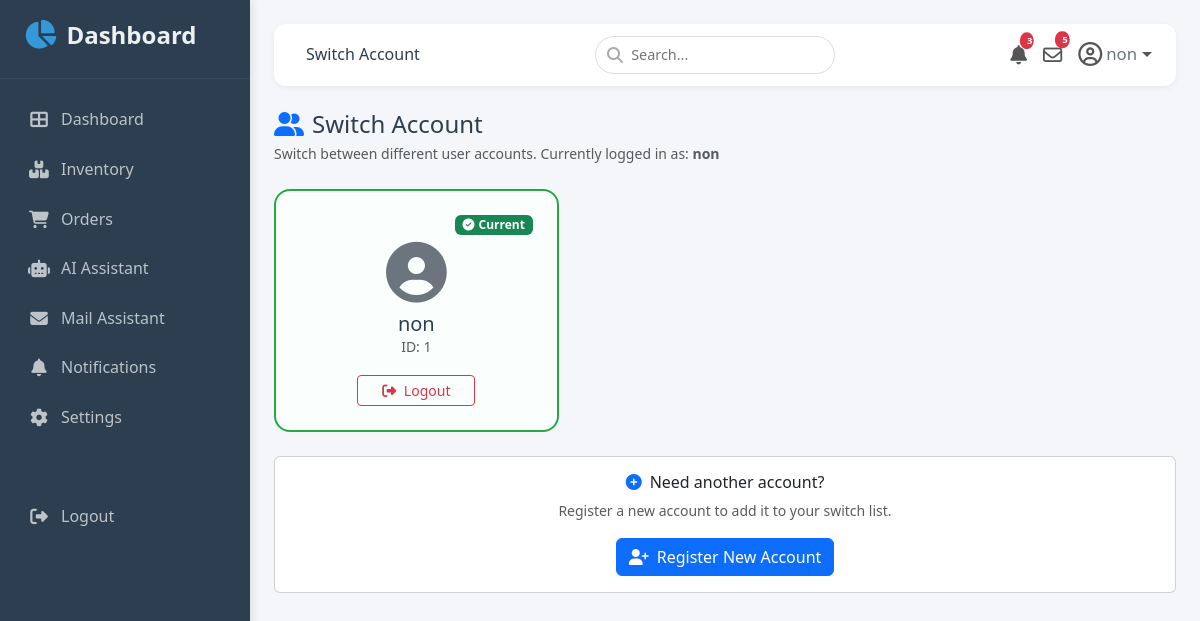
/switch_user (signed in), run on the app's committed database.
### app.py (models this page shows, shortened)
class User(UserMixin, db.Model):
    id            = db.Column(db.Integer, primary_key=True)
    first_name    = db.Column(db.String(80), nullable=False)
    last_name     = db.Column(db.String(80), nullable=False)
    username      = db.Column(db.String(80), unique=True, nullable=False)
    password_hash = db.Column(db.String(200), nullable=False)

### app.py (the view, shortened to what this page needs)
@app.route('/switch_user',methods=['GET', 'POST'])
@login_required
def switch_user():
    accounts = User.query.all()
    return render_template('switch_user.html',accounts=accounts)

### app.py (called while the page is built)
@login_manager.user_loader
def load_user(user_id):
    return User.query.get(int(user_id))

### templates/switch_user.html (shortened to what this page needs)
{% extends "base.html" %}
{% block page_title %}Switch Account{% endblock %}
{% block content %}
<div class="d-flex flex-wrap justify-content-between align-items-center mb-4">
  <div>
    <h4 class="mb-1"><i class="fas fa-user-friends me-2 text-primary"></i>Switch Account</h4>
    <p class="text-muted small mb-0">
      Switch between different user accounts. Currently logged in as:
      <strong>{{ current_user.username }}</strong>
    </p>
  </div>
</div>
<div class="row g-4">
  {% for account in accounts %}
  <div class="col-md-6 col-lg-4">
    <div class="account-card {% if account.id == current_user.id %}active{% endif %} p-4 text-center h-100">
      <div class="d-flex justify-content-between align-items-start mb-2">
        <span class="badge {% if account.id == current_user.id %}bg-success{% else %}bg-secondary{% endif %}">
          {% if account.id == current_user.id %}
            <i class="fas fa-check-circle me-1"></i>Current
          {% else %}
            Inactive
          {% endif %}
        </span>
      </div>
      <i class="fas fa-user-circle avatar"></i>
      <h5 class="mt-2 mb-0">{{ account.username }}</h5>
      <p class="text-muted small">ID: {{ account.id }}</p>
      {% if account.id == current_user.id %}
        <form action="{{ url_for('logout') }}" method="POST" class="d-inline">
          <button type="submit" class="btn btn-outline-danger btn-sm px-4">
            <i class="fas fa-sign-out-alt me-1"></i> Logout
          </button>
        </form>
      {% endif %}
    </div>
  </div>
  {% else %}
  <div class="col-12 text-center py-5">
    <i class="fas fa-user-slash fa-3x text-muted mb-3"></i>
    <h5>No users found</h5>
    <p class="text-muted">There are no other users to switch to.</p>
  </div>
  {% endfor %}
</div>
<div class="row mt-4">
  <div class="col-12">
    <div class="card">
      <div class="card-body text-center">
        <h6 class="mb-2"><i class="fas fa-plus-circle text-primary me-2"></i>Need another account?</h6>
        <p class="text-muted small mb-3">Register a new account to add it to your switch list.</p>
        <a href="{{ url_for('register') }}" class="btn btn-primary">
          <i class="fas fa-user-plus me-2"></i>Register New Account
        </a>
      </div>
    </div>
  </div>
</div>
{% endblock %}

### templates/base.html (shortened to what this page needs)
<!DOCTYPE html>
<html lang="en">
<head>
  <link href="https://cdn.jsdelivr.net/npm/bootstrap@5.3.0/dist/css/bootstrap.min.css" rel="stylesheet">
  <link rel="stylesheet" href="https://cdnjs.cloudflare.com/ajax/libs/font-awesome/6.4.0/css/all.min.css">
  <link rel="stylesheet" href="{{ url_for('static', filename='style.css') }}">
</head>
<body>
  <nav class="sidebar" id="sidebar">
    <div class="brand">
      <i class="fas fa-chart-pie"></i> Dashboard
    </div>
    <ul class="nav flex-column">
      <li class="nav-item">
        <a class="nav-link {% if request.endpoint == 'dashboard' %}active{% endif %}"
           href="{{ url_for('dashboard') }}">
          <i class="fas fa-th-large"></i> Dashboard
        </a>
      </li>
      <li class="nav-item">
        <a class="nav-link {% if request.endpoint == 'Machines' %}active{% endif %}"
           href="{{ url_for('Machines') }}">
          <i class="fas fa-boxes"></i> Inventory
        </a>
      </li>
      <li class="nav-item">
        <a class="nav-link {% if request.endpoint == 'orders' %}active{% endif %}"
           href="{{ url_for('orders') }}">
          <i class="fas fa-shopping-cart"></i> Orders
        </a>
      </li>
      <li class="nav-item">
        <a class="nav-link {% if request.endpoint == 'Ai_assistant' %}active{% endif %}"
           href="{{ url_for('Ai_assistant') }}">
          <i class="fas fa-robot"></i> AI Assistant
        </a>
      </li>
      <li class="nav-item">
        <a class="nav-link {% if request.endpoint == 'ai_mail_assistant' %}active{% endif %}"
           href="{{ url_for('ai_mail_assistant') }}">
          <i class="fas fa-envelope"></i> Mail Assistant
        </a>
      </li>
      <li class="nav-item">
        <a class="nav-link {% if request.endpoint == 'notifications' %}active{% endif %}"
           href="{{ url_for('notifications') }}">
          <i class="fas fa-bell"></i> Notifications
        </a>
      </li>
      <li class="nav-item">
        <a class="nav-link" href="{{ url_for('settings') }}"><i class="fas fa-cog"></i> Settings</a>
      </li>
    </ul>
    <hr style="border-color:#34495e; margin: 1.5rem 1rem;">
    <ul class="nav flex-column">
      <li class="nav-item">
        <a class="nav-link" href="{{ url_for('logout') }}"><i class="fas fa-sign-out-alt"></i> Logout</a>
      </li>
    </ul>
  </nav>
  <div class="main-content">
    <div class="top-navbar">
      <div>
        <span class="ms-2 d-none d-sm-inline">{% block page_title %}Dashboard{% endblock %}</span>
      </div>
      <div class="search-box d-none d-md-block">
        <i class="fas fa-search"></i>
        <input type="text" placeholder="Search...">
      </div>
      <div class="nav-icons d-flex align-items-center">
        <div class="dropdown me-2">
          <a href="{{ url_for('notifications') }}" class="text-decoration-none position-relative" id="notificationDropdown" role="button" data-bs-toggle="dropdown" aria-expanded="false">
            <i class="fas fa-bell" style="font-size: 1.2rem;"></i>
            <span class="badge bg-danger position-absolute top-0 start-100 translate-middle" id="navNotifCount" style="font-size: 0.6rem; padding: 0.25rem 0.45rem;">12</span>
          </a>
        </div>
        <a href="{{ url_for('ai_mail_assistant') }}" class="text-decoration-none me-2 position-relative">
          <i class="far fa-envelope" style="font-size: 1.2rem;"></i>
          <span class="badge bg-danger position-absolute top-0 start-100 translate-middle" style="font-size: 0.6rem; padding: 0.25rem 0.45rem;">5</span>
        </a>
        <div class="dropdown">
          <a href="#" class="text-decoration-none dropdown-toggle d-flex align-items-center"
             id="userDropdown" role="button" data-bs-toggle="dropdown" aria-expanded="false">
            <i class="far fa-user-circle fa-lg"></i>
            <span class="ms-1 d-none d-md-inline small text-secondary">
              {{ current_user.username if current_user.is_authenticated else 'Admin' }}
            </span>
          </a>
        </div>
      </div>
    </div>
    {% block content %}{% endblock %}
</body>
</html>

### static/style.css (style rules this page uses)
* { margin: 0; padding: 0; box-sizing: border-box; }
body { background-color: #f4f6f9; font-family: 'Segoe UI', Tahoma, Geneva, Verdana, sans-serif; color: #2c3e50; line-height: 1.6; }
a { text-decoration: none; color: inherit; }
.sidebar { position: fixed; top: 0; left: 0; height: 100vh; width: 250px; background-color: #2c3e50; color: #ecf0f1; transition: transform 0.3s ease; z-index: 1050; padding: 1rem 0; overflow-y: auto; box-shadow: 2px 0 10px rgba(0, 0, 0, 0.1); }
.sidebar .brand { font-size: 1.5rem; font-weight: 600; padding: 0 1.5rem 1.5rem 1.5rem; border-bottom: 1px solid #34495e; margin-bottom: 1rem; display: flex; align-items: center; gap: 10px; }
.sidebar .brand i { color: #3498db; font-size: 1.8rem; }
.sidebar .nav-link { color: #bdc3c7; padding: 0.75rem 1.5rem; border-left: 3px solid transparent; transition: all 0.2s ease; display: flex; align-items: center; gap: 10px; }
.sidebar .nav-link i { width: 24px; text-align: center; font-size: 1.1rem; }
.sidebar hr { border-color: #34495e; margin: 1.5rem 1rem; }
.main-content { margin-left: 250px; padding: 1.5rem; min-height: 100vh; transition: margin-left 0.3s ease; }
.top-navbar { background: #fff; border-radius: 12px; padding: 0.75rem 1.5rem; box-shadow: 0 2px 6px rgba(0, 0, 0, 0.05); margin-bottom: 1.5rem; display: flex; align-items: center; justify-content: space-between; }
.top-navbar .search-box { position: relative; }
.top-navbar .search-box input { border-radius: 30px; border: 1px solid #ddd; padding: 0.4rem 1rem 0.4rem 2.2rem; font-size: 0.9rem; width: 240px; transition: border 0.2s ease; }
.top-navbar .search-box i { position: absolute; left: 12px; top: 50%; transform: translateY(-50%); color: #aaa; }
.nav-icons { display: flex; align-items: center; gap: 0.5rem; }
.nav-icons a { color: #555; font-size: 1.2rem; position: relative; transition: color 0.2s ease; }
.nav-icons a .badge { position: absolute; top: -6px; right: -8px; font-size: 0.6rem; padding: 0.25rem 0.45rem; background: #e74c3c; color: #fff; border-radius: 50%; }
.account-card { transition: 0.2s; border-radius: 16px; border: 2px solid #e9ecef; background: #fff; }
.account-card.active { border-color: #28a745; background: #fafffe; }
.account-card .avatar { font-size: 3.8rem; color: #6c757d; }

### templates/switch_user.html (style rules this page uses)
.account-card { transition: 0.2s; border-radius: 16px; border: 2px solid #e9ecef; background: #fff; }
.account-card.active { border-color: #28a745; background: #fafffe; }
.account-card .avatar { font-size: 3.8rem; color: #6c757d; }

### data on the page
User: username "non", shows "Current", id "1"
